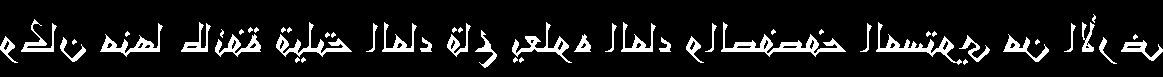
%> input picture andalus_274.tif, 1163 x 77 px
$ octave testing.m   (GNU Octave 9; MATLAB toolbox functions it lacks are replaced by stand-ins)
%> lines starting %> are read from the running program, lines starting %| are printed output that depends on the picture; in (x1, y1, x2, y2) boxes, pixels count from 0 and x2, y2 are one past the last pixel; in counts of white or black regions, pixels touching at a corner belong together; the program's own positions count from 1
### normalize_image.m
% Normalize input image. Remove unnecessary rows of image. 60 px height.
function B = normalize_image(A)
[m,~] = size(A);
no_pixel_row = 1:m;
for jj = 1:m;
    if ~any(A(jj,:))
        no_pixel_row(jj) = 0;
    end
end
no_pixel_row = find(no_pixel_row);
B = A(no_pixel_row,:);
B = imresize(B,[60 NaN],'Colormap','original');
end

### get_freeman_codes.m
% Takes a image matrix A, and outputs:
% fm_codes - all Freeman chain codes of boundaries in the skeleton of the image
% start_pos - starting position of each Freeman code
% boundaries - corresponding boundary
function [fm_codes, start_pos, boundaries] = get_freeman_codes(A)
%sk = bwmorph(A,'skel',Inf);
%bounds = bwboundaries(sk,'noholes');
bounds = bwboundaries(A, 'noholes');
n = size(bounds,1);
fm_codes = cell(n,1);
boundaries = cell(n,1);
start_pos = zeros(n,2);

for ii = 1:n
    bound1 = cell2mat(bounds(ii));
    maxm = max(bound1(:,1));
    bounds1f = [bound1(:,2) (maxm-bound1(:,1))];
    boundaries(ii) = {bounds1f};
    cc2 = chaincode([bounds1f(:,2),bounds1f(:,1)]);
    start_pos(ii,:) = [cc2.x0 cc2.y0];
    fm_codes(ii) = {cc2.code};
end

end

### chaincode.m
function [cc] = chaincode(b,unwrap)
%   Freeman Chain Code
%
%   Description: Give Freeman chain code 8-connected representation of a
%                boundary
%   Author.....: Alessandro Mannini <mannini@esod.it>
%   Date.......: 2010, september
%
%   usage:
%   --------------------------------------------------------
%   [cc] = chaincode(b,u)
%
%   INPUT:
%   --------------------------------------------------------
%   b       - boundary as np-by-2 array;
%             np is the number of pixels and each element is a pair (y,x) of
%             pixel coordinates
%   unwrap  - (optional, default=false) unwrap code;
%             if enable phase inversions are eliminated
%
%
%   OUTPUT:
%   --------------------------------------------------------
%   cc is structure with the following fields:
%
%   cc.code     - 8-connected Freeman chain code as 1-by-np array (or
%                 1-by-(np-1) if the boundary isn't close)
%   cc.x0,cc.y0 - respectively the abscissa and ordinate of start point
%   cc.ucode    - unwrapped 8-connected Freeman chain code (if required)
%

%
%
%   used direction-to-code convention is:       3  2  1
%                                                \ | /
%                                             4 -- P -- 0
%                                                / | \
%                                               5  6  7
%
%   and in terms of deltax,deltay if next pixel compared to the current:
%   --------------------------
%   | deltax | deltay | code |
%   |------------------------|
%   |    0   |   +1   |   2  |
%   |    0   |   -1   |   6  |
%   |   -1   |   +1   |   3  |
%   |   -1   |   -1   |   5  |
%   |   +1   |   +1   |   1  |
%   |   +1   |   -1   |   7  |
%   |   -1   |    0   |   4  |
%   |   +1   |    0   |   0  |
%   --------------------------
%

% check input arguments
if nargin>2
    error('Too many arguments');
elseif nargin==0
    error('Too few arguments');
elseif nargin==1
    unwrap=false;
end
% compute dx,dy  by a circular shift on coords arrays by 1 element
sb=circshift(b,[-1 0]);
delta=sb-b;
% check if boundary is close, if not cut last element
if abs(delta(end,1))>1 || abs(delta(end,2))>1
    delta=delta(1:(end-1),:);
end
% check if boundary is 8-connected
n8c=find(abs(delta(:,1))>1 | abs(delta(:,2))>1);
if size(n8c,1)>0
    s='';
    for i=1:size(n8c,1)
        s=[s sprintf(' idx -> %d \n',n8c(i))];
    end
    error('Curve isn''t 8-connected in elements: \n%s',s);
end


% convert dy,dx pairs to scalar indexes thinking to them (+1) as base-3 numbers
% according to: idx=3*(dy+1)+(dx+1)=3dy+dx+4 (adding 1 to have idx starting
% from 1)
% Then use a mapping array cm
%   --------------------------------------
%   | deltax | deltay | code | (base-3)+1 |
%   |-------------------------------------|
%   |    0   |   +1   |   2  |      8     |
%   |    0   |   -1   |   6  |      2     |
%   |   -1   |   +1   |   3  |      7     |
%   |   -1   |   -1   |   5  |      1     |
%   |   +1   |   +1   |   1  |      9     |
%   |   +1   |   -1   |   7  |      3     |
%   |   -1   |    0   |   4  |      4     |
%   |   +1   |    0   |   0  |      6     |
%   ---------------------------------------

idx=3*delta(:,1)+delta(:,2)+5;
cm([1 2 3 4 6 7 8 9])=[5 6 7 4 0 3 2 1];

% finally the chain code array and the starting point
cc.x0=b(1,2);
cc.y0=b(1,1);
cc.code=(cm(idx))';

% If unwrapping is required, use the following algorithm
%
% if a(k), k=1..n is the original code and u(k) the unwrapped:
%
% - u(1)=a(1)
% - u(k)=g(k),
%        g(k) in Z | (g(k)-a(k)) mod 8=0 and |g(k)-u(k-1)| is minimized
%
if (unwrap)
    a=cc.code;
    u(1)=a(1);
    la=size(a,1);
    for i=2:la
        n=round((u(i-1)-a(i))/8);
        u(i)=a(i)+n*8;
    end
    cc.ucode=u';
end

end

### filter_short_codes.m
% filters codes having less than minimum threshold area
function [significant_fm_codes, significant_start_pos, significant_boundaries] = filter_short_codes(fm_codes,start_pos,boundaries,thresh_area)
n = size(boundaries,1);
significant_boundaries = cell(n,1);
significant_start_pos = zeros(n,2);
significant_fm_codes = cell(n,1);

jj = 0;
for ii=1:n
    codeii = boundaries{ii};
    areaa = polyarea(codeii(:,1),codeii(:,2));
    if areaa >= thresh_area
        jj = jj+1;
        significant_fm_codes(jj) = fm_codes(ii);
        significant_start_pos(jj,:) = start_pos(ii,:);
        significant_boundaries(jj) = boundaries(ii);
    end
end
significant_boundaries = significant_boundaries(1:jj);
significant_fm_codes = significant_fm_codes(1:jj);
significant_start_pos = significant_start_pos(1:jj,:);
end

### longest_horizontal.m
function [len] = longest_horizontal(code1)
    four_len = longest_sequence(code1,4);
    zero_len = longest_sequence(code1,0);
    len = max([four_len,zero_len]);
end

### longest_sequence.m
function [len] = longest_sequence(code,search_element)
indexes = code==search_element;
indexes = [0; indexes; 0];
st = strfind(indexes',[0 1])+1;
ed = strfind(indexes',[1 0]);
len = max(ed-st)+1+1;
if isempty(len)
    len=0;
end
end

### testing.m
% function demonstrating how feature extraction happens
% hit enter after each iteration to proceed

clear
A = imread('andalus_274.tif');
%> A: size 77x1163 logical; 9.6% white; 52 white regions (24 under 20 px), largest, box (x1, y1, x2, y2) and area: (721, 22, 846, 57) 1051, (876, 22, 962, 65) 715, (276, 22, 352, 57) 635
A = normalize_image(A);
%> after the loop in normalize_image, `for jj = 1:m;`: no_pixel_row = 77 values, max 68 at index 68, min 0 at index 1, mean 29.1
%> in normalize_image, `no_pixel_row = find(no_pixel_row);`: no_pixel_row = 54 values from 15 to 68
%> in normalize_image, `B = A(no_pixel_row,:);`:
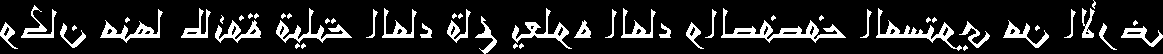
%> B: size 54x1163 logical; 13.7% white; 52 white regions (24 under 20 px), largest, box (x1, y1, x2, y2) and area: (721, 8, 846, 43) 1051, (876, 8, 962, 51) 715, (276, 8, 352, 43) 635
%> in normalize_image, `B = imresize(B,[60 NaN],'Colormap','original');`:
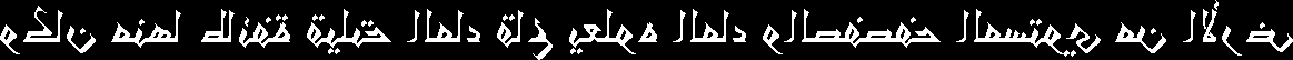
%> B: size 60x1293 logical; 13.3% white; 52 white regions (7 under 20 px), largest, box (x1, y1, x2, y2) and area: (802, 9, 941, 48) 1271, (974, 9, 1070, 57) 861, (307, 9, 391, 48) 758
A = fliplr(A);
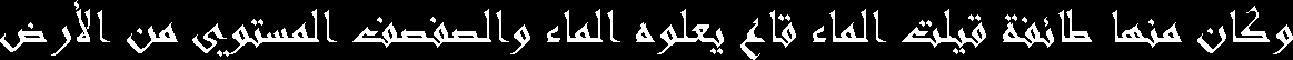
%> A: size 60x1293 logical; 13.3% white; 52 white regions (7 under 20 px), largest, box (x1, y1, x2, y2) and area: (352, 9, 491, 48) 1271, (223, 9, 319, 57) 861, (902, 9, 986, 48) 758
[Am,An] = size(A);
%> Am = 60; An = 1293
[codes,start_pos,boundaries] = get_freeman_codes(A);
%> in get_freeman_codes, `bounds = bwboundaries(A, 'noholes');`: bounds = 52 boundaries; largest, box (x1, y1, x2, y2) and points: (352, 9, 491, 48) 463, (223, 9, 319, 57) 366, (902, 9, 986, 48) 338, (657, 9, 724, 54) 281, (1112, 10, 1182, 48) 248
%> in get_freeman_codes, `n = size(bounds,1);`: n = 52
%> in get_freeman_codes, `fm_codes = cell(n,1);`: fm_codes = 52 items
%> the loop in get_freeman_codes, `for ii = 1:n` made 52 passes
%> maxm on passes 1, 3, 4, 5, 6, 7, 9, 11, 14, 15, 18, 19: 52, 56, 10, 42, 42, 53, 53, 57, 42, 48, 42, 54
%> (maxm, idx in chaincode) on passes 2, 8, 10, 12, 13, 16: (29, [9; 9; 3; 3; 2; 2; 2; 1; 7; 7; 4; 8; 8; 5]), (34, [9; 9; 3; 3; 2; 2; 1; 7; 7; 4; 8; 5]), (57, [9; 9; 3; 3; 2; 2; 2; 1; 7; 8; 7; 4; 8; 5]), (26, [9; 9; 6; 3; 3; 2; 2; 1; 2; 8; 7; 4; 7; 4; 8; 5]), (26, [9; 9; 3; 3; 2; 2; 1; 2; 8; 7; 7; 4; 8; 5]), (23, [9; 9; 3; 3; 2; 2; 1; 7; 7; 4; 8; 5])
%> after the loop in get_freeman_codes, `for ii = 1:n`: start_pos = 52 rows, first 12: [1 12; 29 4; 52 1; 75 7; 77 29; 98 28; 128 13; 138 3; 193 13; 218 4; 224 4; 252 4]
%> codes = 52 items; boundaries = 52 items
[codes, start_pos, boundaries] = filter_short_codes(codes,start_pos,boundaries,25);
%> the loop in filter_short_codes, `for ii=1:n` made 52 passes
%> areaa on passes 1, 3, 5, 6, 7, 9, 11, 14, 15, 18, 19, 20: 340.5, 96, 175, 52, 357.5, 200.5, 725.5, 51, 1145, 53, 192.5, 73.5
%> after the loop in filter_short_codes, `for ii=1:n`: significant_start_pos = 52 rows, first 12: [1 12; 52 1; 77 29; 98 28; 128 13; 193 13; 224 4; 325 28; 353 6; 497 28; 511 0; 548 8]
%> in filter_short_codes, `significant_boundaries = significant_boundaries(1:jj);`: significant_boundaries = 28 items
%> in filter_short_codes, `significant_start_pos = significant_start_pos(1:jj,:);`: significant_start_pos = 28 rows, first 12: [1 12; 52 1; 77 29; 98 28; 128 13; 193 13; 224 4; 325 28; 353 6; 497 28; 511 0; 548 8]
%> codes = 28 items; start_pos has the same summary as significant_start_pos in filter_short_codes; boundaries = 28 items
%imshow(A);
normalized_height = size(A,1);
%> normalized_height = 60

n = size(codes,1);
%> n = 28
%> the run ends on the next line
long_horz = zeros(n,1);
long_vert = zeros(n,1);
aspect_ratio = zeros(n,1);
circularity = zeros(n,1);
slant = zeros(n,1);
features = zeros(10,1);
for ii = 1:n
    disp(ii)
    code1 = codes{ii};
    disp(strcat(['start position = ', num2str(start_pos(ii,:))]))
    disp(strcat(['freeman code = ', num2str(code1')]))

    long_horz(ii) = longest_horizontal(code1)/normalized_height;
